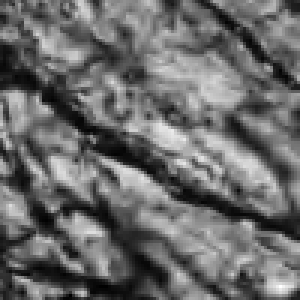
#> input picture notebooks/images/myelin_patch.png, 100 x 100 px (shown 3 times larger)
$ jupyter execute --allow-errors examples.ipynb   (shell and % lines are left out)
#> lines starting #> are read from the running program, lines starting #| are printed output that depends on the picture
### src/fibermetric/transform.py
"""Tensor and ODF image transformation routines."""

import numpy as np
from scipy.ndimage import map_coordinates

###############################
# Tensor-field transformations
###############################

def _validate_displacement(image, displacement):
    """Displacement must have one coordinate component per spatial dimension in its first axis, followed by those spatial dimensions; image must have channels in its first axis followed by the same spatial dimensions."""
    displacement = np.asarray(displacement, dtype=float)
    spatial_ndim = displacement.shape[0] if displacement.ndim else 0
    if spatial_ndim not in (2, 3):
        raise ValueError('displacement must have 2 or 3 components on its first axis.')
    if displacement.shape[1:] != image.shape[1:]:
        raise ValueError('displacement spatial dimensions must match the image.')
    return displacement, spatial_ndim


def _resample_with_displacement(image, displacement, pixelsize=1.0):
    """
    Arguments
    ---------
    image: array-like object of shape (c, h, w) or (c, h, w, d), where c is channels.
    displacement: array-like object of shape (2, h, w) or (3, h, w, d), where the first axis is the displacement vector components.
    pixelsize: float or sequence of floats, optional
        The spacing between pixels in each dimension. If a single float is provided, it is used for all dimensions. If a sequence is provided, it must have the same length as the number of spatial dimensions in the image. Default is 1.0.
    """
    image = np.asarray(image)
    displacement, spatial_ndim = _validate_displacement(image, displacement)
    pixelsize = np.array(pixelsize, dtype=float)
    if pixelsize.size == 1:
        pixelsize = np.full(spatial_ndim, pixelsize.item())
    elif pixelsize.size != spatial_ndim:
        raise ValueError('pixelsize must be a scalar or have one value per spatial dimension.')
    spatial_shape = displacement.shape[1:]
    coordinates = np.indices(spatial_shape, dtype=float) * pixelsize.reshape(
        (spatial_ndim,) + (1,) * spatial_ndim
    )
    coordinates += displacement
    n_channels = image.shape[0]
    resampled = np.empty((n_channels,) + spatial_shape, dtype=float)
    for channel in range(n_channels):
        resampled[channel] = map_coordinates(
            image[channel],
            coordinates,
            order=1,
            mode='constant',
            cval=0.0,
        )
    return resampled


def _displacement_jacobian(displacement):
    """displacement: array of shape (spatial_ndim, *spatial_shape) with coordinate components in the first axis."""
    displacement = np.asarray(displacement, dtype=float)
    spatial_ndim = displacement.shape[0]
    jacobian = np.zeros((spatial_ndim, spatial_ndim) + displacement.shape[1:])
    for component in range(spatial_ndim):
        derivatives = np.gradient(displacement[component])
        for axis, derivative in enumerate(derivatives):
            jacobian[component, axis] = derivative
    jacobian = np.moveaxis(jacobian, (0, 1), (-2, -1))
    jacobian += np.eye(spatial_ndim)
    return jacobian

def ppd(tensors, jacobian):
    """Preservation of principal directions transform."""
    tensors = np.asarray(tensors, dtype=float)
    jacobian = np.asarray(jacobian, dtype=float)
    if tensors.shape[-2:] != (3, 3) or jacobian.shape[-2:] != (3, 3):
        raise ValueError('tensors and jacobian must end with shape (3, 3).')
    try:
        spatial_shape = np.broadcast_shapes(tensors.shape[:-2], jacobian.shape[:-2])
    except ValueError as error:
        raise ValueError('tensors and jacobian must have broadcastable spatial dimensions.') from error
    tensors = np.broadcast_to(tensors, spatial_shape + (3, 3))
    jacobian = np.broadcast_to(jacobian, spatial_shape + (3, 3))

    _, eigenvectors = np.linalg.eigh(tensors)
    first = eigenvectors[..., -1]
    second = eigenvectors[..., -2]
    third = np.cross(first, second)
    source_frame = np.stack((first, second, third), axis=-1)

    target_first = np.einsum('...ij,...j->...i', jacobian, first)
    target_first /= np.linalg.norm(target_first, axis=-1, keepdims=True)
    target_second = np.einsum('...ij,...j->...i', jacobian, second)
    target_second -= np.sum(target_second * target_first, axis=-1, keepdims=True) * target_first
    target_second /= np.linalg.norm(target_second, axis=-1, keepdims=True)
    target_third = np.cross(target_first, target_second)
    target_frame = np.stack((target_first, target_second, target_third), axis=-1)

    return target_frame @ np.swapaxes(source_frame, -1, -2)


def transform_tensors_with_displacement(tensors, displacement, pixelsize=1.0):
    """Resample a 3D tensor image and reorient it using PPD."""
    tensors = np.asarray(tensors)
    if tensors.ndim < 2 or tensors.shape[-2:] != (3, 3):
        raise ValueError('tensors must have shape (X, Y, Z, 3, 3).')
    # move the (3, 3) tensor components to the first axis so tensors is channels-first.
    channels_first = np.moveaxis(tensors.reshape(tensors.shape[:-2] + (9,)), -1, 0)
    displacement, spatial_ndim = _validate_displacement(channels_first, displacement)
    if spatial_ndim != 3:
        raise ValueError('tensors must have shape (X, Y, Z, 3, 3).')
    resampled = _resample_with_displacement(channels_first, displacement, pixelsize)
    tensors = np.moveaxis(resampled, 0, -1).reshape(displacement.shape[1:] + (3, 3))
    jacobian = _displacement_jacobian(displacement)
    q_ppd = ppd(tensors, jacobian)
    return q_ppd @ tensors @ np.swapaxes(q_ppd, -1, -2)


#############################
# ODF transformations
#############################

# Spherical harmonics to circular function conversion
# [113 lines left out: functions sh_to_cf, transform_odf, transform_sh_img, not called in this run]

### src/fibermetric/orientation_encoding/directions.py
"""Orientation direction helpers and clustering."""

import numpy as np


# [187 lines left out: functions project_to_plane, angle_to_rgb, vec_to_theta, circular_odf, circular_odf_to_histogram, circular_odf_directions, not called in this run]


def spherical_odf(
    directions,
    coordinates='cartesian',
    shape_out=None,
    sh_order_max=8,
    sphere=None,
    normalize=True,
):
    """Convert collections of 3D directions into symmetric SH ODF coefficients.

    Parameters
    ----------
    directions : array_like
        Spatial direction array with shape ``(..., 3)`` for Cartesian vectors
        or ``(..., 2)`` for spherical angles.
    coordinates : {'cartesian', 'spherical'}, optional
        Specifies the coordinate system of the input directions.
        'cartesian' expects 3D vectors (x, y, z).
        'spherical' expects 2D angles (theta, phi) in radians.
    sh_order_max : int, optional
        Maximum SH order for the output coefficients. Must be a nonnegative even integer.
    sphere : Sphere, optional
        Sphere object defining the vertices for the ODF. If None, uses the 'symmetric362' sphere from DIPY.
    normalize : bool, optional
        If True, normalize the ODF coefficients to have a maximum of 1.

    Returns
    -------
    coefficients : ndarray
        Array of shape (..., n_coeffs) containing the SH coefficients of the ODF.
    """
    from dipy.data import get_sphere
    from dipy.reconst.shm import sh_to_sf_matrix
    from ..auxiliary.utils import gather

    directions = np.asarray(directions, dtype=float)
    if directions.ndim < 1 or directions.size == 0:
        raise ValueError('directions must contain at least one direction.')
    if sh_order_max < 0 or sh_order_max % 2:
        raise ValueError('sh_order_max must be a nonnegative even integer.')
    if coordinates == 'spherical':
        if directions.shape[-1] != 2:
            raise ValueError('Spherical directions must contain polar and azimuth angles.')
        polar = directions[..., 0]
        azimuth = directions[..., 1]
        directions = np.stack((
            np.sin(polar) * np.cos(azimuth),
            np.sin(polar) * np.sin(azimuth),
            np.cos(polar),
        ), axis=-1)
    elif coordinates != 'cartesian':
        raise ValueError("coordinates must be 'cartesian' or 'spherical'.")
    elif directions.shape[-1] != 3:
        raise ValueError('Cartesian directions must contain x, y, and z components.')

    norms = np.linalg.norm(directions, axis=-1, keepdims=True)
    if np.any(norms <= np.finfo(float).eps):
        raise ValueError('Directions must be nonzero vectors.')
    directions = directions / norms

    if shape_out is None:
        samples = directions.reshape((1, -1, 3))
        output_shape = ()
    else:
        shape_out = tuple(shape_out)
        samples = gather(directions, shape_out, feature_axis=-1)
        samples = samples.reshape((-1, samples.shape[-2], 3))
        output_shape = shape_out

    if sphere is None:
        sphere = get_sphere(name='symmetric362')
    vertices = np.asarray(sphere.vertices)
    histogram = np.zeros((len(samples), len(vertices)), dtype=float)
    for index, vectors in enumerate(samples):
        bins = np.argmax(np.concatenate((vectors, -vectors)) @ vertices.T, axis=-1)
        np.add.at(histogram[index], bins, 1)

    if normalize:
        histogram /= histogram.sum(axis=-1, keepdims=True)

    _, inverse_basis = sh_to_sf_matrix(
        sphere,
        sh_order_max=sh_order_max,
        basis_type='descoteaux07',
        return_inv=True,
        legacy=False,
    )
    coefficients = histogram @ inverse_basis
    return coefficients.reshape(output_shape + (coefficients.shape[-1],))


# [133 lines left out: functions _spherical_odf_basis, _spherical_coefficients_to_histogram, spherical_odf_to_histogram, spherical_odf_directions, not called in this run]

### notebooks/examples.ipynb
[cell 1]
from matplotlib import pyplot as plt
import numpy as np
import os
os.environ["OPENCV_IO_MAX_IMAGE_PIXELS"] = pow(2,40).__str__()
import cv2
import sys

sys.path.insert(0, "/home/brysongray/")
sys.path.insert(0, "/home/brysongray/fibermetric/src")
from emlddmm import emlddmm
from fibermetric.orientation_encoding import structure_tensor, hsv, angles, directions, periodic_kmeans, anisotropy
from fibermetric.auxiliary import make_phantom, gather, io
from fibermetric.difference_measures import odf
from fibermetric.transform import transform_tensors_with_displacement

# Orientations from 2D Microscopy

[cell 2]
# Load example myelin patch
# Originally from 'human_amyg/histology/MD847-My86-2021.12.14-09.16.22_MD847_1_0256_lossy.jp2'
# sliced at [32769:32869, 31189:31289]
Jpatch = plt.imread("images/myelin_patch.png")
#> Jpatch is the input picture: shape (100, 100, 4) float32; mean R, G, B, A 0.418, 0.418, 0.418, 1

# plot
fig = plt.figure()
plt.imshow(Jpatch, cmap="gray")

# Compute structure tensors and bin into circular ODFs (histograms on the unit circle)

#> (a cell that did not finish here is left out)

#> (a cell that did not finish here is left out)

# Get principal directions from 2D ODFS using finite difference method and k-means

#> (a cell that did not finish here is left out)

#> (a cell that did not finish here is left out)

#> (a cell that did not finish here is left out)

# Orientations from 3D ODFs

[cell 8]
# four synthetic 3D ODFs, each a mixture of two fiber populations lying in the xy plane
from dipy.data import get_sphere
from dipy.reconst.shm import sh_to_sf
from fibermetric.orientation_encoding import spherical_odf, spherical_odf_directions, apsym_kmeans

rng = np.random.default_rng(0)
true_angles = [(0.0, 90.0), (20.0, 80.0), (-30.0, 45.0), (10.0, 130.0)]
n_per_lobe = 400
angular_spread = np.deg2rad(30)


def sample_directions(pair):
#> called with pair = (0, 90)
    vectors = []
    for degrees in pair:
        azimuth = np.deg2rad(degrees) + rng.normal(0, angular_spread, n_per_lobe)
        # small out-of-plane jitter keeps the lobes 3D while staying near the xy plane
        out_of_plane = rng.normal(0, 0.05, n_per_lobe)
        vectors.append(np.stack((np.cos(azimuth), np.sin(azimuth), out_of_plane), axis=-1))
    vectors = np.concatenate(vectors)
    return vectors / np.linalg.norm(vectors, axis=-1, keepdims=True)


odf_samples = np.stack([sample_directions(pair) for pair in true_angles])
#> (the rest of this cell did not finish here and is left out)


# a finer sphere resolves the peaks more accurately than the default symmetric362
peak_sphere = get_sphere(name="repulsion724")
fd_dirs = spherical_odf_directions(
    odf_coeffs, max_directions=2, relative_threshold=0.3, sphere=peak_sphere
)
kmeans_dirs = np.stack([apsym_kmeans(s, k=2) for s in odf_samples])

in_plane = lambda v: np.degrees(np.arctan2(v[..., 1], v[..., 0])) % 180
for pair, fd, km in zip(true_angles, fd_dirs, kmeans_dirs):
    print(f"true {pair} | peaks {np.round(in_plane(fd), 1)} | kmeans {np.round(in_plane(km), 1)}")

## Get principal directions from 3D ODFS with finite differences method and K-means

#> (a cell that did not finish here is left out)

[cell 10]
# the same ODFs with the two apsym_kmeans mean directions
plt.close("all")
fig = plt.figure(figsize=(18, 5))
#> (the rest of this cell did not finish here and is left out)

# Transform 3D ODFs to 2D ODFs

[cell 11]
# the same ODFs collapsed to circular functions by integrating over polar angle
from fibermetric.transform import sh_to_cf

#> (the rest of this cell did not finish here and is left out)

# Compute distances on ODFs

# 3D ODFs

#> (a cell that did not finish here is left out)

# 2D ODFs

#> (a cell that did not finish here is left out)

# Compute distances on 3D tensors

[cell 14]
# Tensor difference: one reference tensor and increasingly deformed copies
from fibermetric.difference_measures import riemannian_tensor_distance, symmetric_kl_tensor_distance

tensor0 = np.diag([1.0, 0.25, 0.25])
strengths = np.linspace(0.0, 1.0, 10)
max_angle = np.pi / 2
max_stretch = 2.0


def in_plane_deformation(strength):
    """Rotation and volume-preserving stretch within the x-y plane."""
    angle = strength * max_angle
    k = max_stretch ** strength
    rotation = np.array([
        [np.cos(angle), -np.sin(angle), 0.0],
        [np.sin(angle), np.cos(angle), 0.0],
        [0.0, 0.0, 1.0],
    ])
    return rotation @ np.diag([k, 1 / k, 1.0])


deformed = []
for s in strengths:
    f = in_plane_deformation(s)
    deformed.append(f @ tensor0 @ f.T)

#> (the rest of this cell did not finish here and is left out)

# Deform DTI

## Construct synthetic DTI example

[cell 15]
dti_patch = np.broadcast_to(np.diag([0.25, 1.0, 0.25]), (6, 6, 3, 3))
dti_patch.shape

[cell 16]
# visualize the DTI patch as a grid of tensor ellipsoids
u, v = np.mgrid[0:2*np.pi:32j, 0:np.pi:16j]
unit_sphere = np.stack((np.cos(u)*np.sin(v), np.sin(u)*np.sin(v), np.cos(v))).reshape(3, -1)

evals, evecs = np.linalg.eigh(dti_patch)
evals = np.clip(evals, 0, None)
# uniform glyph size so neighboring ellipsoids do not overlap
scale = 0.45 / np.sqrt(evals.max())

fig = plt.figure(figsize=(8, 8))
ax = fig.add_subplot(projection="3d")
for i in range(dti_patch.shape[0]):
    for j in range(dti_patch.shape[1]):
        radii = scale * np.sqrt(evals[i, j])
        points = evecs[i, j] @ (radii[:, None] * unit_sphere)
        gx, gy, gz = points.reshape(3, *u.shape)
        color = np.abs(evecs[i, j][:, -1])  # direction-encoded color from the principal axis
        ax.plot_surface(gx + i, gy + j, gz, color=color, linewidth=0, antialiased=True)

ax.set_box_aspect((dti_patch.shape[0], dti_patch.shape[1], 1))
ax.set_zlim(-1, 1)
ax.set_axis_off()
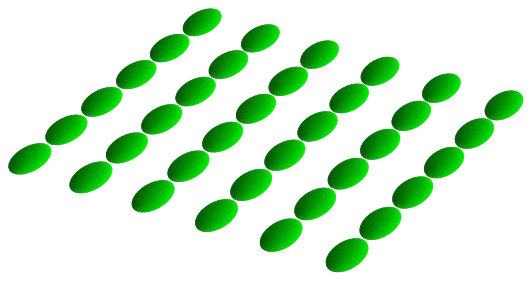
#> figure drawn by matplotlib, 1 panel

## Construct synthetic non-linear deformation

[cell 17]
# make an example non-linear deformation field
# Make it a simple sinusoidal deformation

# sample the deformation on a padded grid so the transform never reads out of bounds
margin = 6
padded_shape = tuple(s + 2 * margin for s in dti_patch.shape[:2])
# padded indices expressed in the coordinates of the original patch
coords_pad = np.indices(padded_shape) - margin
interior = (
    slice(margin, margin + dti_patch.shape[0]),
    slice(margin, margin + dti_patch.shape[1]),
)

x_def_pad = coords_pad[1] + np.sin(2 * np.pi * coords_pad[0] / 6)/1.2
y_def_pad = coords_pad[0] + np.cos(2 * np.pi * coords_pad[1] / 6)/1.2

coords = coords_pad[(slice(None),) + interior]
x_def = x_def_pad[interior]
y_def = y_def_pad[interior]

# plot the coordinate deformation
plt.close('all')
fig, ax = plt.subplots()

# Contours of constant original x- and y-coordinates in the deformed grid
x_levels = np.arange(coords[1].min(), coords[1].max() + 1)
y_levels = np.arange(coords[0].min(), coords[0].max() + 1)

ax.contour(x_def, y_def, coords[1], levels=x_levels, colors="tab:blue")
ax.contour(x_def, y_def, coords[0], levels=y_levels, colors="tab:orange")

ax.set_aspect("equal")
ax.set_xlabel("x")
ax.set_ylabel("y")
plt.show()
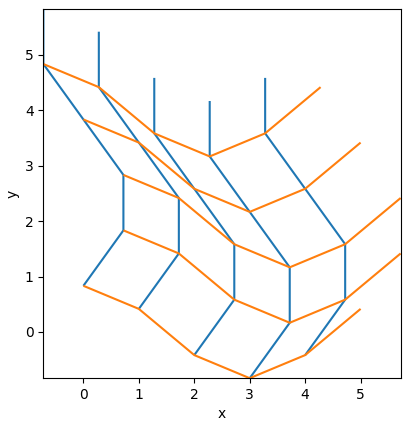
#> figure drawn by matplotlib, 1 panel

# The displacement has to be 3D for the DTI patch, so we can add a zero z-component to the displacement field.
# Component i is the displacement along array axis i: axis 0 is y (rows), axis 1 is x (columns).
z_def = np.zeros_like(x_def_pad)
displacement = np.stack((y_def_pad - coords_pad[0], x_def_pad - coords_pad[1], z_def), axis=0)  # shape (3, H, W)

## Apply the deformation to the DTI

[cell 18]
# apply the deformation to the DTI patch

# pad the tensor field so samples pulled from outside the patch are real tensors instead of zeros
dti_padded = np.pad(dti_patch, ((margin, margin), (margin, margin), (0, 0), (0, 0)), mode="edge")

# the transform expects a 3D volume, so stack identical slices along z and keep the middle one
nz = 3
dti_volume = np.repeat(dti_padded[:, :, None], nz, axis=2)
displacement3d = np.zeros((3,) + dti_volume.shape[:3])
# expand the in-plane displacement across the synthetic z dimension
displacement3d[:2] = displacement[:2, :, :, None]

transformed_padded = transform_tensors_with_displacement(dti_volume, displacement3d)[:, :, nz // 2]
transformed_dti_patch = transformed_padded[interior]
print(transformed_dti_patch.shape)

[cell 19]
# original tensors, the deformed grid, and the transformed tensors side by side
u, v = np.mgrid[0:2*np.pi:32j, 0:np.pi:16j]
unit_sphere = np.stack((np.cos(u)*np.sin(v), np.sin(u)*np.sin(v), np.cos(v))).reshape(3, -1)


def set_patch_view(ax, shape, title):
    ax.set_box_aspect((shape[0], shape[1], 1))
    ax.set_zlim(-1, 1)
    ax.view_init(elev=90, azim=-90)
    ax.set_axis_off()
    ax.set_title(title)


def plot_tensors(ax, tensors, title):
#> called with tensors = array of shape (6, 6, 3, 3), title = 'original'
    evals, evecs = np.linalg.eigh(tensors)
    evals = np.clip(evals, 0, None)
    # uniform glyph size so neighboring ellipsoids do not overlap
    scale = 0.45 / np.sqrt(evals.max())

    for i in range(tensors.shape[0]):
        for j in range(tensors.shape[1]):
            radii = scale * np.sqrt(evals[i, j])
            points = evecs[i, j] @ (radii[:, None] * unit_sphere)
            gx, gy, gz = points.reshape(3, *u.shape)
            color = np.abs(evecs[i, j][:, -1])  # direction-encoded color from the principal axis
            ax.plot_surface(gx + i, gy + j, gz, color=color, linewidth=0, antialiased=True)

    set_patch_view(ax, tensors.shape[:2], title)


def plot_grid(ax, grid_x, grid_y, title):
    # same axes type and view as the glyph panels so the orientation matches exactly
#> called with grid_x = array of shape (6, 6), grid_y = array of shape (6, 6), title = 'deformation'
    for i in range(grid_x.shape[0]):
        ax.plot(grid_y[i, :], grid_x[i, :], zs=0.0, color="tab:orange", linewidth=1.0)
    for j in range(grid_x.shape[1]):
        ax.plot(grid_y[:, j], grid_x[:, j], zs=0.0, color="tab:blue", linewidth=1.0)

    set_patch_view(ax, grid_x.shape, title)


plt.close("all")
fig = plt.figure(figsize=(24, 10))

x_def_pad_inv = 2*coords_pad[1] - x_def_pad
y_def_pad_inv = 2*coords_pad[0] - y_def_pad
x_def_inv = x_def_pad_inv[interior]
y_def_inv = y_def_pad_inv[interior]
plot_tensors(fig.add_subplot(1, 3, 1, projection="3d"), dti_patch, "original")
plot_grid(fig.add_subplot(1, 3, 2, projection="3d"), x_def, y_def, "deformation")
# plot_grid(fig.add_subplot(1, 3, 2, projection="3d"), x_def_inv, y_def_inv, "deformation")
plot_tensors(fig.add_subplot(1, 3, 3, projection="3d"), transformed_dti_patch, "transformed")
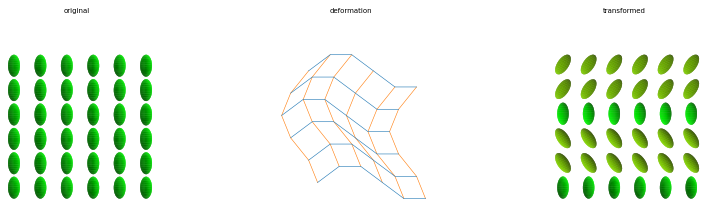
#> figure drawn by matplotlib, 3 panels
